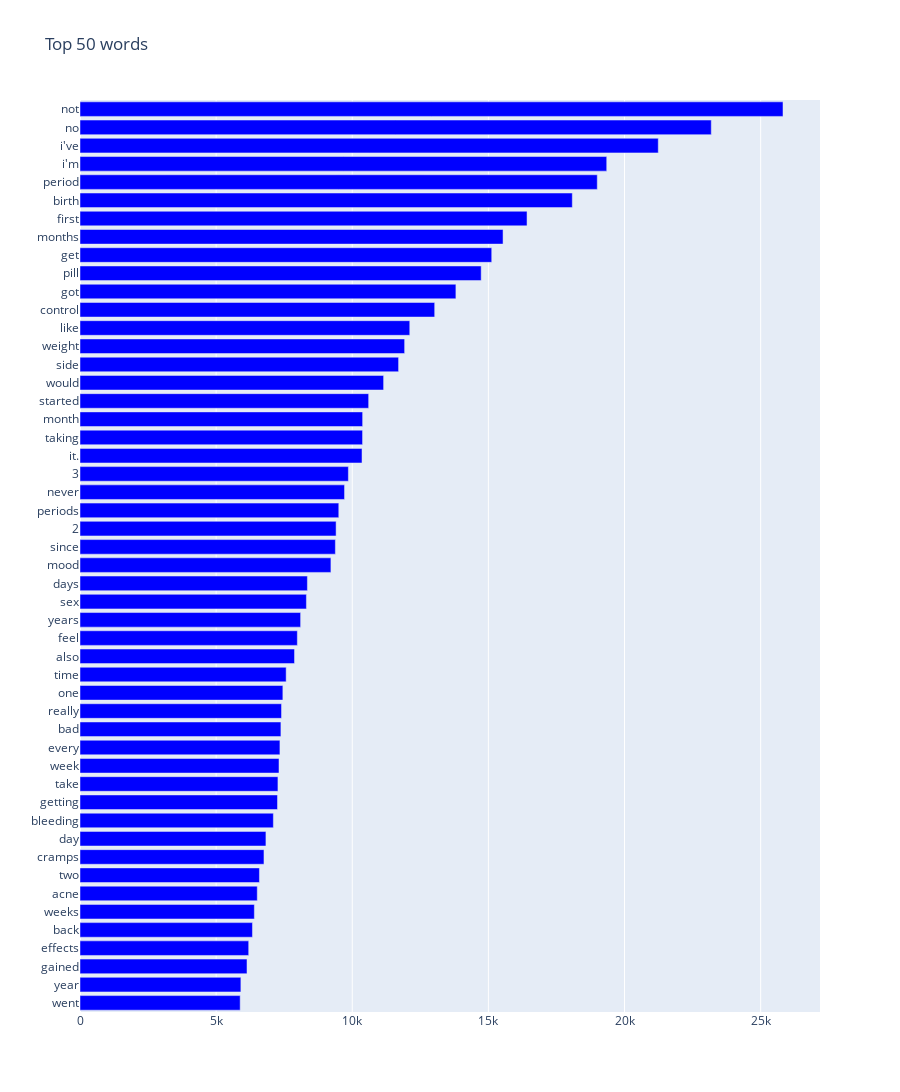

Here is the notebook cell this chart was saved with:
### Markdown cell above
### 1-grams 

i.e., top words, 
1. whole set
2. useful vs. not useful reviews based on given threshold
3. positive vs. negative reviews based on given threshold

### Code cell
# whole set
fd1 = freq_ngrams(bc_merged, STOPWORDS, 1)
df = fd1.head(50)
trace1 = set_bar_chart(df)
fig = go.Figure(data=trace1)
fig['layout'].update(height=1200, width=900, title = 'Top 50 words')
fig.show()

### Figure 1 — Plotly figure (JSON) as saved in the notebook; plotly's stock layout.template omitted (floating-point values rounded to 4 significant figures)
{"data": [{"marker": {"color": "blue"}, "orientation": "h", "showlegend": false, "type": "bar", "x": [5883, 5909, 6134, 6196, 6334, 6404, 6511, 6591, 6757, 6829, 7102, 7254, 7270, 7309, 7343, 7379, 7402, 7451, 7572, 7879, 7983, 8103, 8316, 8352, 9216, 9380, 9406, 9505, 9716, 9857, 10358, 10378, 10381, 10602, 11151, 11701, 11923, 12112, 13027, 13806, 14735, 15122, 15538, 16419, 18082, 18999, 19346, 21239, 23186, 25820], "y": ["went", "year", "gained", "effects", "back", "weeks", "acne", "two", "cramps", "day", "bleeding", "getting", "take", "week", "every", "bad", "really", "one", "time", "also", "feel", "years", "sex", "days", "mood", "since", "2", "periods", "never", "3", "it.", "taking", "month", "started", "would", "side", "weight", "like", "control", "got", "pill", "get", "months", "first", "birth", "period", "i'm", "i've", "no", "not"]}], "layout": {"height": 1200, "title": {"text": "Top 50 words"}, "width": 900}}
